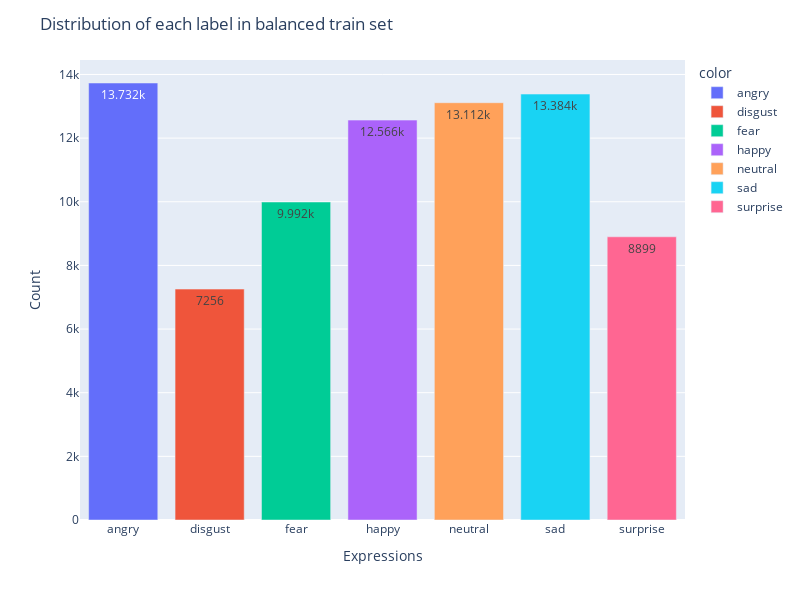

The notebook cell this image was saved under:
### Code cell
labels = ["angry", "disgust", "fear", "happy", "neutral", "sad", "surprise"]
fig = px.bar(x=labels, y=class_count_in_balanced_train_set, color=labels)

fig.update_layout(
    title="Distribution of each label in balanced train set",
    xaxis_title="Expressions",
    yaxis_title="Count",
    height=600,
    width=800,
)

fig.update_traces(texttemplate="%{y}", textposition="inside")

fig.show()

### Figure 1 — Plotly figure (JSON) as saved in the notebook; plotly's stock layout.template omitted (floating-point values rounded to 4 significant figures)
{"data": [{"alignmentgroup": "True", "hovertemplate": "color=angry<br>x=%{x}<br>y=%{y}<extra></extra>", "legendgroup": "angry", "marker": {"color": "#636efa", "pattern": {"shape": ""}}, "name": "angry", "offsetgroup": "angry", "orientation": "v", "showlegend": true, "textposition": "inside", "texttemplate": "%{y}", "type": "bar", "x": ["angry"], "xaxis": "x", "y": [13732], "yaxis": "y"}, {"alignmentgroup": "True", "hovertemplate": "color=disgust<br>x=%{x}<br>y=%{y}<extra></extra>", "legendgroup": "disgust", "marker": {"color": "#EF553B", "pattern": {"shape": ""}}, "name": "disgust", "offsetgroup": "disgust", "orientation": "v", "showlegend": true, "textposition": "inside", "texttemplate": "%{y}", "type": "bar", "x": ["disgust"], "xaxis": "x", "y": [7256], "yaxis": "y"}, {"alignmentgroup": "True", "hovertemplate": "color=fear<br>x=%{x}<br>y=%{y}<extra></extra>", "legendgroup": "fear", "marker": {"color": "#00cc96", "pattern": {"shape": ""}}, "name": "fear", "offsetgroup": "fear", "orientation": "v", "showlegend": true, "textposition": "inside", "texttemplate": "%{y}", "type": "bar", "x": ["fear"], "xaxis": "x", "y": [9992], "yaxis": "y"}, {"alignmentgroup": "True", "hovertemplate": "color=happy<br>x=%{x}<br>y=%{y}<extra></extra>", "legendgroup": "happy", "marker": {"color": "#ab63fa", "pattern": {"shape": ""}}, "name": "happy", "offsetgroup": "happy", "orientation": "v", "showlegend": true, "textposition": "inside", "texttemplate": "%{y}", "type": "bar", "x": ["happy"], "xaxis": "x", "y": [12566], "yaxis": "y"}, {"alignmentgroup": "True", "hovertemplate": "color=neutral<br>x=%{x}<br>y=%{y}<extra></extra>", "legendgroup": "neutral", "marker": {"color": "#FFA15A", "pattern": {"shape": ""}}, "name": "neutral", "offsetgroup": "neutral", "orientation": "v", "showlegend": true, "textposition": "inside", "texttemplate": "%{y}", "type": "bar", "x": ["neutral"], "xaxis": "x", "y": [13112], "yaxis": "y"}, {"alignmentgroup": "True", "hovertemplate": "color=sad<br>x=%{x}<br>y=%{y}<extra></extra>", "legendgroup": "sad", "marker": {"color": "#19d3f3", "pattern": {"shape": ""}}, "name": "sad", "offsetgroup": "sad", "orientation": "v", "showlegend": true, "textposition": "inside", "texttemplate": "%{y}", "type": "bar", "x": ["sad"], "xaxis": "x", "y": [13384], "yaxis": "y"}, {"alignmentgroup": "True", "hovertemplate": "color=surprise<br>x=%{x}<br>y=%{y}<extra></extra>", "legendgroup": "surprise", "marker": {"color": "#FF6692", "pattern": {"shape": ""}}, "name": "surprise", "offsetgroup": "surprise", "orientation": "v", "showlegend": true, "textposition": "inside", "texttemplate": "%{y}", "type": "bar", "x": ["surprise"], "xaxis": "x", "y": [8899], "yaxis": "y"}], "layout": {"barmode": "relative", "height": 600, "legend": {"title": {"text": "color"}, "tracegroupgap": 0}, "margin": {"t": 60}, "title": {"text": "Distribution of each label in balanced train set"}, "width": 800, "xaxis": {"anchor": "y", "domain": [0, 1], "title": {"text": "Expressions"}}, "yaxis": {"anchor": "x", "domain": [0, 1], "title": {"text": "Count"}}}}
